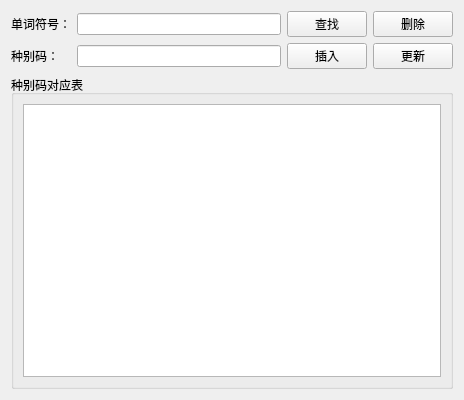
<?xml version="1.0" encoding="UTF-8"?>
<ui version="4.0">
 <class>table</class>
 <widget class="QWidget" name="table">
  <property name="geometry">
   <rect>
    <x>0</x>
    <y>0</y>
    <width>464</width>
    <height>400</height>
   </rect>
  </property>
  <property name="windowTitle">
   <string>Form</string>
  </property>
  <property name="styleSheet">
   <string notr="true"/>
  </property>
  <layout class="QVBoxLayout" name="verticalLayout_2">
   <item>
    <layout class="QGridLayout" name="gridLayout">
     <item row="1" column="0">
      <widget class="QLabel" name="label">
       <property name="text">
        <string>单词符号：</string>
       </property>
      </widget>
     </item>
     <item row="3" column="1">
      <widget class="QLineEdit" name="lineEdit_code"/>
     </item>
     <item row="1" column="2">
      <widget class="QPushButton" name="pushButton_find">
       <property name="text">
        <string>查找</string>
       </property>
      </widget>
     </item>
     <item row="3" column="0">
      <widget class="QLabel" name="label_2">
       <property name="text">
        <string>种别码：</string>
       </property>
      </widget>
     </item>
     <item row="1" column="1">
      <widget class="QLineEdit" name="lineEdit_word"/>
     </item>
     <item row="3" column="3">
      <widget class="QPushButton" name="pushButton_update">
       <property name="text">
        <string>更新</string>
       </property>
      </widget>
     </item>
     <item row="1" column="3">
      <widget class="QPushButton" name="pushButton_delete">
       <property name="text">
        <string>删除</string>
       </property>
      </widget>
     </item>
     <item row="3" column="2">
      <widget class="QPushButton" name="pushButton_insert">
       <property name="text">
        <string>插入</string>
       </property>
      </widget>
     </item>
    </layout>
   </item>
   <item>
    <widget class="QGroupBox" name="groupBox">
     <property name="title">
      <string>种别码对应表</string>
     </property>
     <layout class="QVBoxLayout" name="verticalLayout">
      <item>
       <widget class="QTableView" name="tableView">
        <property name="styleSheet">
         <string notr="true"/>
        </property>
       </widget>
      </item>
     </layout>
    </widget>
   </item>
  </layout>
 </widget>
 <resources/>
 <connections/>
</ui>
